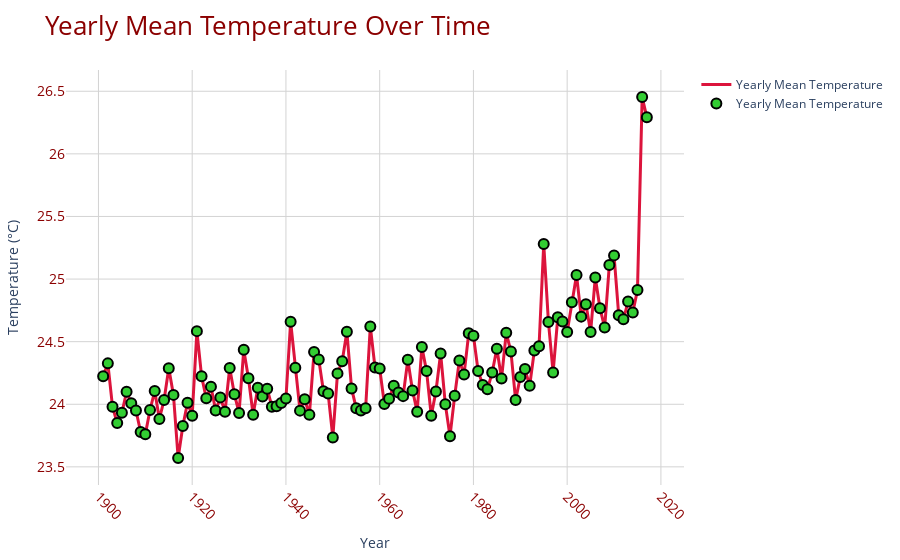

Notebook source saved alongside this figure:
### Code cell
# Calculate the yearly mean temperature
weather_data['Yearly Mean'] = weather_data.iloc[:, 1:].mean(axis=1)

# Create the figure
fig_yearly_mean = go.Figure()

# Add line plot
fig_yearly_mean.add_trace(go.Scatter(
    x=weather_data['YEAR'], 
    y=weather_data['Yearly Mean'], 
    mode='lines', 
    name='Yearly Mean Temperature',
    line=dict(color='crimson', width=3)
))

# Add marker plot
fig_yearly_mean.add_trace(go.Scatter(
    x=weather_data['YEAR'], 
    y=weather_data['Yearly Mean'], 
    mode='markers', 
    name='Yearly Mean Temperature',
    marker=dict(color='limegreen', size=10, line=dict(color='black', width=2))
))

# Update layout for a more stylish look
fig_yearly_mean.update_layout(
    title='Yearly Mean Temperature Over Time',
    xaxis_title='Year',
    yaxis_title='Temperature (°C)',
    template='plotly_white',
    title_font=dict(size=26, color='darkred'),
    xaxis=dict(
        showgrid=True,
        gridcolor='lightgray',
        tickangle=45,
        tickfont=dict(size=14, color='darkred')
    ),
    yaxis=dict(
        showgrid=True,
        gridcolor='lightgray',
        tickfont=dict(size=14, color='darkred')
    ),
    plot_bgcolor='rgba(0,0,0,0)',
    paper_bgcolor='rgba(0,0,0,0)',
    margin=dict(l=50, r=50, t=70, b=50)
)

# Show the figure
fig_yearly_mean.show()
